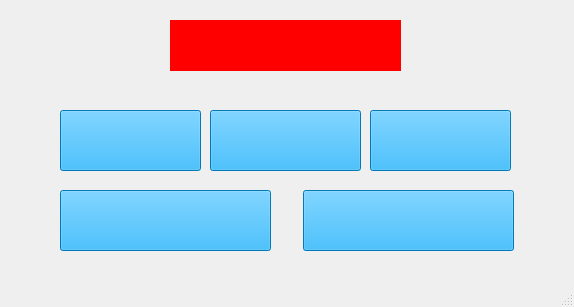
<?xml version="1.0" encoding="UTF-8"?>
<ui version="4.0">
 <class>selectlevel</class>
 <widget class="QMainWindow" name="selectlevel">
  <property name="geometry">
   <rect>
    <x>0</x>
    <y>0</y>
    <width>574</width>
    <height>307</height>
   </rect>
  </property>
  <property name="windowTitle">
   <string>MainWindow</string>
  </property>
  <widget class="QWidget" name="centralwidget">
   <widget class="QPushButton" name="DoneB">
    <property name="geometry">
     <rect>
      <x>303</x>
      <y>190</y>
      <width>211</width>
      <height>61</height>
     </rect>
    </property>
    <property name="styleSheet">
     <string notr="true">background-color: rgb(0, 170, 255);</string>
    </property>
    <property name="text">
     <string/>
    </property>
   </widget>
   <widget class="QPushButton" name="level2B">
    <property name="geometry">
     <rect>
      <x>210</x>
      <y>110</y>
      <width>151</width>
      <height>61</height>
     </rect>
    </property>
    <property name="styleSheet">
     <string notr="true">background-color: rgb(0, 170, 255);</string>
    </property>
    <property name="text">
     <string/>
    </property>
   </widget>
   <widget class="QPushButton" name="level3B">
    <property name="geometry">
     <rect>
      <x>370</x>
      <y>110</y>
      <width>141</width>
      <height>61</height>
     </rect>
    </property>
    <property name="styleSheet">
     <string notr="true">background-color: rgb(0, 170, 255);</string>
    </property>
    <property name="text">
     <string/>
    </property>
   </widget>
   <widget class="QPushButton" name="level1B">
    <property name="geometry">
     <rect>
      <x>60</x>
      <y>110</y>
      <width>141</width>
      <height>61</height>
     </rect>
    </property>
    <property name="styleSheet">
     <string notr="true">background-color: rgb(0, 170, 255);</string>
    </property>
    <property name="text">
     <string/>
    </property>
   </widget>
   <widget class="QLabel" name="label">
    <property name="geometry">
     <rect>
      <x>170</x>
      <y>20</y>
      <width>231</width>
      <height>51</height>
     </rect>
    </property>
    <property name="styleSheet">
     <string notr="true">background-color: rgb(255, 0, 0);</string>
    </property>
    <property name="text">
     <string/>
    </property>
   </widget>
   <widget class="QPushButton" name="level4B">
    <property name="geometry">
     <rect>
      <x>60</x>
      <y>190</y>
      <width>211</width>
      <height>61</height>
     </rect>
    </property>
    <property name="styleSheet">
     <string notr="true">background-color: rgb(0, 170, 255);</string>
    </property>
    <property name="text">
     <string/>
    </property>
   </widget>
  </widget>
  <widget class="QMenuBar" name="menubar">
   <property name="geometry">
    <rect>
     <x>0</x>
     <y>0</y>
     <width>574</width>
     <height>21</height>
    </rect>
   </property>
  </widget>
  <widget class="QStatusBar" name="statusbar"/>
 </widget>
 <resources/>
 <connections/>
</ui>
